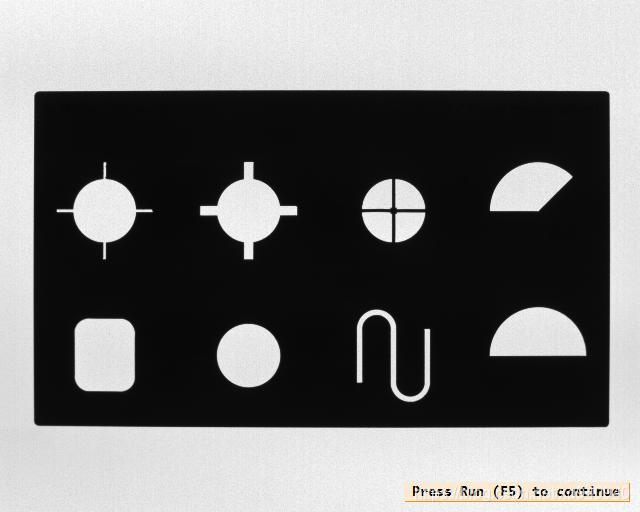
#> input picture 11.jpg, 640 x 512 px
$ python hough_circle.py
#> lines starting #> are read from the running program, lines starting #| are printed output that depends on the picture
import numpy as np
import cv2

hough_value = 55
def hough_change(src, gray):
    circles = cv2.HoughCircles(gray, cv2.HOUGH_GRADIENT, 1, 10, 110, hough_value)
    show = src.copy()
    circles = np.uint16(np.around(circles))
    for i in circles[0, :]:
        # draw the outer circle
        cv2.circle(show, (i[0], i[1]), i[2], (0, 255, 0), 2)
    cv2.imshow("show", show)

src = cv2.imread('11.jpg')
#> src is the input picture: shape (512, 640, 3); mean B, G, R 117.1, 117.4, 117.6
src = cv2.GaussianBlur(src, (3, 3), 0, 0)
cv2.imshow("src", src)
gray = cv2.cvtColor(src, cv2.COLOR_BGR2GRAY)
cv2.namedWindow("show")

cv2.createTrackbar("hough_value", "show", hough_value, 200, hough_change)
hough_change(src, gray)
#> in hough_change, `circles = cv2.HoughCircles(gray, cv2.HOUGH_GRADIENT, 1, 10, 110, hough..`: circles = [[248.5, 355.5, 31.3], [248.5, 210.5, 32.2], [104.5, 210.5, 32.1]]
#> in hough_change, `circles = np.uint16(np.around(circles))`: circles = [[248, 356, 31], [248, 210, 32], [104, 210, 32]]
#> the loop in hough_change, `for i in circles[0, :]:` made 3 passes
#> after the loop in hough_change, `for i in circles[0, :]:`:
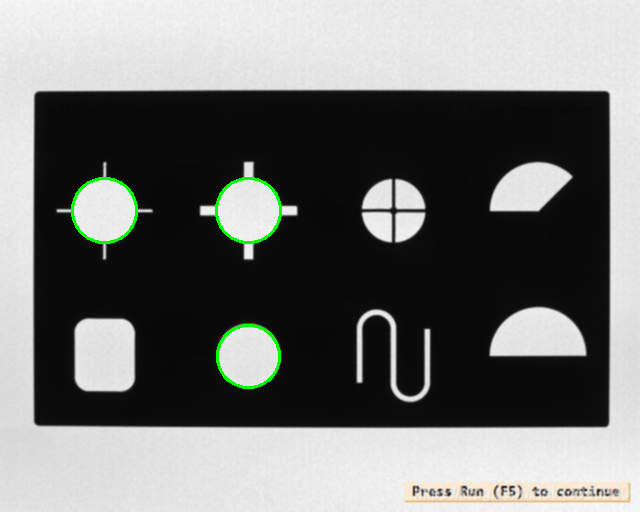
#> show: shape (512, 640, 3); mean B, G, R 116.4, 118.1, 116.9

cv2.waitKey(0)

$ run again, with moon.jpg copied over 11.jpg
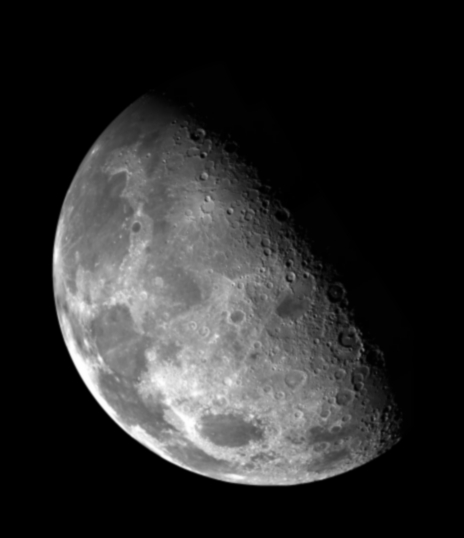
#> input picture moon.jpg, 464 x 538 px
#> src is the input picture: shape (538, 464, 3); min 0, max 255, mean 42.6
#> in hough_change, `circles = cv2.HoughCircles(gray, cv2.HOUGH_GRADIENT, 1, 10, 110, hough..`: circles = [[181.5, 296.5, 105], [218.5, 266.5, 88.7], [204.5, 290.5, 74.9], [193.5, 292.5, 79], [257.5, 364.5, 52.6], [178.5, 281.5, 60.2], [240.5, 256.5, 52.6], [207.5, 278.5, 55.6], [195.5, 317.5, 47.7]]
#> in hough_change, `circles = np.uint16(np.around(circles))`: circles = [[182, 296, 105], [218, 266, 89], [204, 290, 75], [194, 292, 79], [258, 364, 53], [178, 282, 60], [240, 256, 53], [208, 278, 56], [196, 318, 48]]
#> the loop in hough_change, `for i in circles[0, :]:` made 9 passes
#> after the loop in hough_change, `for i in circles[0, :]:`:
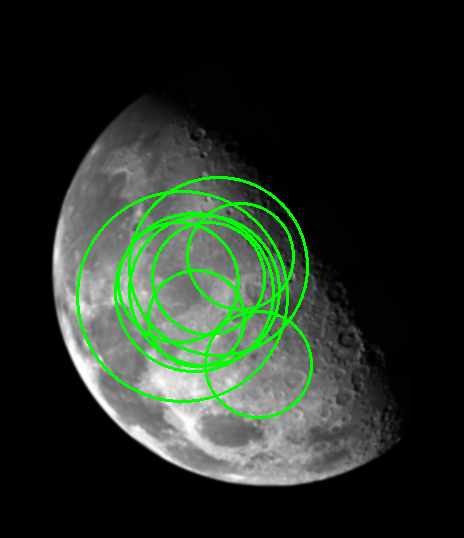
#> show: shape (538, 464, 3); mean B, G, R 37.2, 48.1, 37.2
